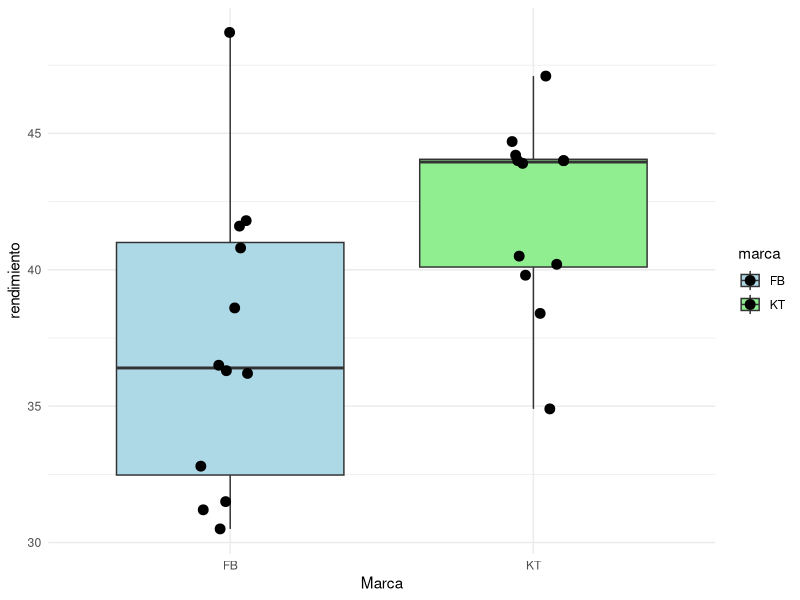
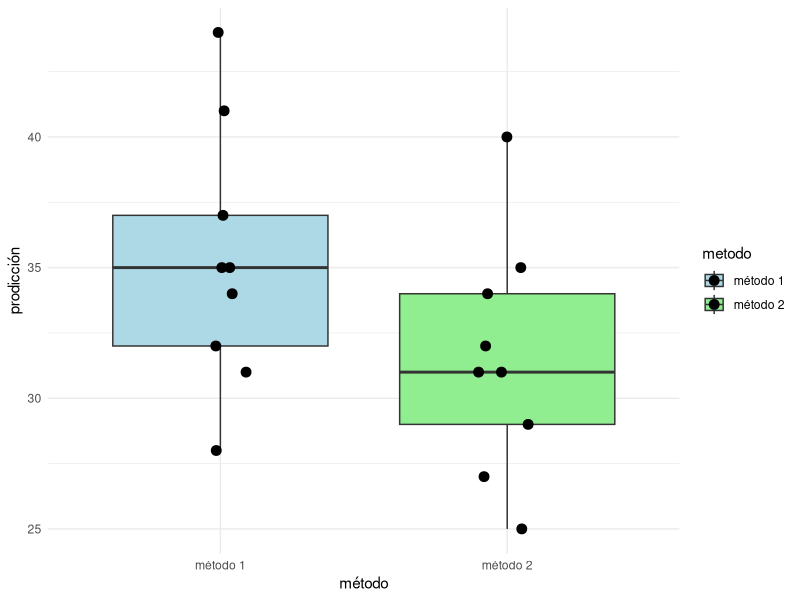

Recreate these plots in R, in order. (Note: this script raises an error after producing the figures.)
## ---- chunk 1
knitr::opts_chunk$set(echo = TRUE, comment = NA)
## ---- chunk 2
library(ggplot2)
FB =c(41.8, 41.6, 31.5, 48.7, 40.8, 31.2, 36.5, 36.2, 32.8, 36.3, 38.6, 30.5)
KT =c(40.5, 38.4, 44.0, 34.9, 44.0, 44.7, 44.0, 47.1, 39.8, 43.9, 44.2, 40.2)

llantas = data.frame(rendimiento =c(FB, KT),
                     marca = rep(c("FB","KT"), each=12 ))

# Crear el boxplot con ggplot2
ggplot(llantas, aes(x = marca, y = rendimiento, fill = marca)) +
  geom_boxplot() +
  geom_point(position = position_jitterdodge(jitter.width = 0.2), size = 3) +
  labs(x = "Marca", y = "rendimiento") +
  scale_fill_manual(values = c("FB" = "lightblue", "KT" = "lightgreen")) +
  theme_minimal()


## ---- chunk 3

x1 = c(32, 37, 35, 28, 41, 44, 35, 31, 34) # Procedimiento estándar:
x2 = c(35, 31, 29, 25, 34, 40, 27, 32, 31) # Nuevo procedimiento:

datos = data.frame(metodo = rep(c("método 1", "método 2"), each= 9),
                   produccion = c(x1,x2))

# Crear el boxplot con ggplot2
ggplot(datos, aes(x = metodo, y = produccion, fill = metodo)) +
  geom_boxplot() +
  geom_point(position = position_jitterdodge(jitter.width = 0.2), size = 3) +
  labs(x = "método", y = "prodicción") +
  scale_fill_manual(values = c("método 1" = "lightblue", "método 2" = "lightgreen")) +
  theme_minimal()



## ---- chunk 4
knitr::include_graphics("img/tabla_p10.png")
## ---- chunk 5
inspeccion = sample(c("D", "N"), 50, replace = TRUE)
inspeccion
## ---- chunk 6
knitr::include_graphics("img/tabla_p12.png")
## ---- chunk 7
x=c(470,445,257,191,171,139,42,28,17)
m=matrix(x, ncol = 3)
colnames(m) = c("alta", "moderada", "baja")
rownames(m) = c("dia", "tarde", "noche")
m
## ---- chunk 8
x=c(3.4, 2.8, 4.2, 2.1, 2.8, 2.4, 3.5, 4.2, 3.1, 4.1, 2.4, 3.4, 4.1, 4.0, 2.4, 4.1, 3.4, 4.4, 3.8, 3.7, 2.2, 3.6, 2.3, 3.7, 2.8, 4.1, 2.3, 4.6, 4.6, 5.2, 2.4, 2.4, 2.7, 3.8, 4.6, 4.4, 4.2, 4.4, 2.4, 3.3, 3.8, 2.9, 3.1, 2.7, 3.6, 3.8, 4.4, 3.9, 2.8, 3.7)
x

	
